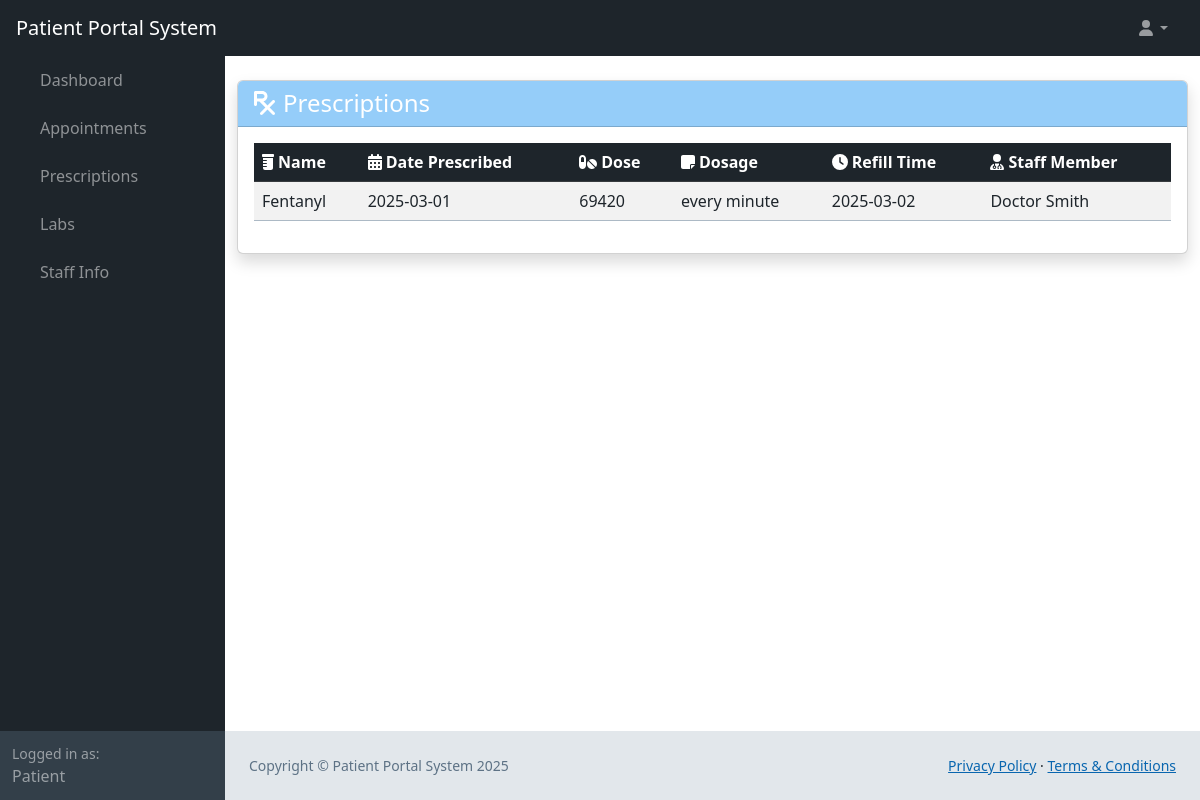
The page /web_root/prescriptions.php (signed in) on the database its author committed.
### tables this page shows
CREATE TABLE `user` (
  `user_id` bigint(20) NOT NULL AUTO_INCREMENT,
  `first_name` varchar(25) NOT NULL,
  `last_name` varchar(50) NOT NULL,
  `phone_number` bigint(20) NOT NULL,
  `email` varchar(50) NOT NULL,
  `username` varchar(25) NOT NULL,
  `password_hash` varchar(60) NOT NULL,
  `bio` mediumtext DEFAULT NULL,
  `profile_pic` longblob DEFAULT NULL,
  PRIMARY KEY (`user_id`)
);

CREATE TABLE `prescription` (
  `prescription_id` int(11) NOT NULL AUTO_INCREMENT,
  `name` varchar(45) DEFAULT NULL,
  `date_prescribed` date DEFAULT NULL,
  `dose` varchar(45) DEFAULT NULL,
  `dosage` varchar(45) DEFAULT NULL,
  `refill_time` varchar(45) DEFAULT NULL,
  `patient_id` int(11) NOT NULL,
  `staff_id` int(11) NOT NULL,
  PRIMARY KEY (`prescription_id`),
  KEY `fk_prescription_patient1_idx` (`patient_id`),
  KEY `fk_prescription_staff1_idx` (`staff_id`),
  CONSTRAINT `fk_prescription_patient1` FOREIGN KEY (`patient_id`) REFERENCES `patient` (`patient_id`),
  CONSTRAINT `fk_prescription_staff1` FOREIGN KEY (`staff_id`) REFERENCES `staff` (`staff_id`)
);

### web_root/prescriptions.php (called while the page is built, shortened)
<?php
require 'generic.php';
if ($mode == 'Patient') {
    $patient_id = $patient['patient_id'];
    $query = 'SELECT * FROM prescription JOIN staff ON prescription.staff_id = staff.staff_id JOIN user ON user.user_id = staff.user_id WHERE prescription.patient_id = ' . $patient_id;
    $prescriptions = queryAsArray($conn, $query);
} else if ($mode == 'Staff') {
    $staff_id = $staff['staff_id'];
    $query = 'SELECT * FROM prescription JOIN patient ON prescription.patient_id = patient.patient_id JOIN user ON user.user_id = patient.user_id WHERE prescription.staff_id = ' . $staff_id;
    $prescriptions = queryAsArray($conn, $query);
} else if ($mode == 'Admin') {
    $prescriptions = getDatafromTable($conn, "prescription", ["*"]);
}
?>
<?php
require 'landing-content.php';
?>

### web_root/generic.php (called while the page is built, shortened)
<?php
    require 'functions.php';
    $conn = OpenCon();
    $userData = getDatafromTable($conn, "user", ["username" => $_SESSION['username']])[0];
    $user_id = $userData['user_id'];
    $firstName = $userData['first_name'];
    if (sizeOf(getDatafromTable($conn, "staff", ["user_id" => $user_id])) > 0) {
        $staff = getDatafromTable($conn, "staff", ["user_id" => $user_id])[0];
        $patient = null;
        $mode = 'Staff';
        if ($staff['employee_type'] == 'Administrator') {
            $mode = 'Admin';
        }
    } else {
        $patient = getDatafromTable($conn, "patient", ["user_id" => $user_id])[0];
        $mode = 'Patient';
    }
?>

### web_root/functions.php (called while the page is built, shortened)
<?php
function getDatafromTable(mysqli $conn, string $table, array $searchConditions, $booleanOperations = "AND", $query = "select * from "): int|array
{
    $type = gettype($booleanOperations);
    if ($type == "array") {
        if (sizeof($booleanOperations) > sizeof($searchConditions)) {
            printf("There should be more search conditions than boolean operations");
            return 100;
        }
        for ($i = 0; $i < sizeof($booleanOperations); $i++) {
            if (!in_array(strtoupper($booleanOperations[$i]), ["OR", "AND", "XOR"])) {
                printf("Error getting data: incorrect boolean operator in '$booleanOperations'");
                return 101;
            }
        }
        for ($i = 0; $i < sizeof($searchConditions); $i++) {
            if ($i < sizeof($booleanOperations)) {
                $operations[$i] = strtoupper($booleanOperations[$i]);
            } else {
                $operations[$i] = "AND";
            }
        }
    } else if (!($type == "string")) {
        printf("Error incorrect data type for '$booleanOperations'");
        return 103;
    } else {
        if (in_array(strtoupper($booleanOperations), ["OR", "AND", "XOR"])) {
            for ($i = 0; $i < sizeof($searchConditions); $i++) {
                $operations[$i] = strtoupper($booleanOperations);
            }
        }
    }
    $query .= $table;
    if (sizeof($searchConditions) > 0) {
        $query .= " WHERE ";
    }
    $i = 0;
    foreach ($searchConditions as $key => $value) {
        $query .= $key . " = " . '\'' . $value . '\'';
        $query .= ' ' . $operations[$i] . ' ';
        $i++;
    }
    $query = substr($query, 0, strlen($query) - (strlen($operations[sizeof($operations) - 1]) + 2)) . ';';
    $result = mysqli_query($conn, $query);
    $results = mysqli_fetch_all($result, MYSQLI_BOTH);
    return $results;
}
function queryAsArray($conn, $query): array
{
    return $conn->query($query)->fetch_all(MYSQLI_BOTH);
}
?>

### web_root/prescriptions-content.php (the view, shortened to what this page needs)
<div class="container py-4">
    <div class="card shadow">
        <div class="card-header bg-primary text-white">
            <h1 class="h4 mb-0"><i class="fas fa-prescription me-2"></i>Prescriptions</h1>
        </div>
        <div class="card-body">
            <?php if (empty($prescriptions) && $mode == 'Patient'): ?>
                <div class="alert alert-dark">
                    <i class="fas fa-info-circle me-2"></i>No prescriptions at this time.
                </div>
            <?php else: ?>
                <div class="table-responsive">
                    <table class="table table-striped table-hover">
                        <thead class="table-dark">
                            <tr>
                                <th><i class="fas fa-prescription-bottle me-1"></i>Name</th>
                                <th><i class="fas fa-calendar-alt me-1"></i></i>Date Prescribed</th>
                                <th><i class="fas fa-pills me-1"></i></i>Dose</th>
                                <th><i class="fas fa-sticky-note me-1"></i>Dosage</th>
                                <th><i class="fas fa-clock me-1"></i>Refill Time</th>
                                <?php if ($mode == 'Patient'): ?>
                                    <th><i class="fas fa-user-md me-1"></i>Staff Member</th>
                                <?php elseif ($mode == 'Staff'): ?>
                                    <th><i class="fas fa-user-injured me-1"></i>Patient</th>
                                <?php elseif ($mode == 'Admin'): ?>
                                    <th><i class="fas fa-user-injured me-1"></i>Patient ID</th>
                                    <th><i class="fas fa-user-md me-1"></i>Staff ID</th>
                                <?php endif; ?>
                            </tr>
                        </thead>
                        <tbody>
                            <?php foreach ($prescriptions as $prescription): ?>
                                <tr>
                                    <td><?= htmlspecialchars($prescription['name']) ?></td>
                                    <td><?= htmlspecialchars($prescription['date_prescribed']) ?></td>
                                    <td><?= htmlspecialchars($prescription['dose']) ?></td>
                                    <td><?= htmlspecialchars($prescription['dosage']) ?></td>
                                    <td><?= htmlspecialchars($prescription['refill_time']) ?></td>
                                    <?php if ($mode == 'Admin'): ?>
                                        <td><?= htmlspecialchars($prescription['patient_id']) ?></td>
                                        <td><?= htmlspecialchars($prescription['staff_id']) ?></td>
                                    <?php else: ?>
                                        <td><?= htmlspecialchars($prescription['first_name'] . ' ' . $prescription['last_name']) ?>
                                        </td>
                                    <?php endif; ?>
                                </tr>
                            <?php endforeach; ?>
                        </tbody>
                    </table>
                </div>
            <?php endif; ?>
        </div>
    </div>
</div>

### web_root/landing-content.php (shortened to what this page needs)
<!DOCTYPE html>
<html lang="en">
<head>
    <link href="../css/styles.css" rel="stylesheet" />
    <link href="../css/calendar.css" rel="stylesheet" />
</head>
<body class="sb-nav-fixed">
    <nav class="sb-topnav navbar navbar-expand navbar-dark bg-dark">
        <a class="navbar-brand ps-3" href="landing.php"><?php echo $mode . " Portal System" ?></a>
        <ul class="navbar-nav ms-auto ms-md-0 me-3 me-lg-4">
            <li class="nav-item dropdown">
                <a class="nav-link dropdown-toggle" id="navbarDropdown" href="#" role="button" data-bs-toggle="dropdown"
                    aria-expanded="false"><i class="fas fa-user fa-fw"></i></a>
            </li>
        </ul>
    </nav>
    <div id="layoutSidenav">
        <div id="layoutSidenav_nav">
            <nav class="sb-sidenav accordion sb-sidenav-dark" id="sidenavAccordion">
                <div class="sb-sidenav-menu">
                    <div class="nav">
                        <div class="collapse show" id="collapseLayouts" aria-labelledby="headingOne"
                            data-bs-parent="#sidenavAccordion">
                            <nav class="sb-sidenav-menu-nested nav">
                                <a class="nav-link" href="landing.php">Dashboard</a>
                                <a class="nav-link" href="appointments.php">Appointments</a>
                                <a class="nav-link" href="prescriptions.php">Prescriptions</a>
                                <a class="nav-link" href="labs.php">Labs</a>
                                <a class="nav-link" href="staff-info.php">Staff Info</a>
                            </nav>
                        </div>
                    </div>
                </div>
                <div class="sb-sidenav-footer">
                    <div class="small">Logged in as:</div>
                    <?php echo $firstName; ?>
                </div>
            </nav>
        </div>
        <div id="layoutSidenav_content">
            <?php require $content_url ?>
            <?php require 'footer.php' ?>
        </div>
    </div>
</body>

### css/calendar.css (style rules this page uses)
:root { --fc-event-bg-color: #48A8F5; --fc-event-border-color: #48A8F5; --fc-button-text-color: #fff; --fc-button-bg-color: #333F49; --fc-button-border-color: #333F49; --fc-button-hover-bg-color: #1E252B; --fc-button-hover-border-color: #1E252B; --fc-button-active-bg-color: #1E252B; --fc-button-active-border-color: #1E252B; --fc-highlight-color: #cfe8fc; --fc-today-bg-color: #EFF2F4; }

### rows shown on the page
user: first_name "Patient"
prescription: name "Fentanyl", date_prescribed "2025-03-01", dose "69420", dosage "every minute", refill_time "2025-03-02", user.first_name+last_name "Doctor Smith"

### other values the page prints
$mode "Patient"
